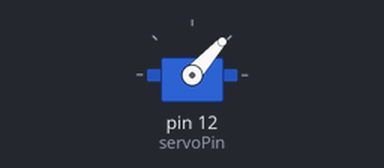
This program was run on a simulated Raspberry Pi (header pin numbers). On the bench: servo. Servo angles are drawn from the pulse width (0.5 ms = 0°, 2.5 ms = 180°); what the program prints to the terminal is not drawn.

Above: at 0.05 s.
At 0.4 s:
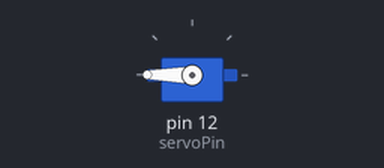
At 0.8 s:
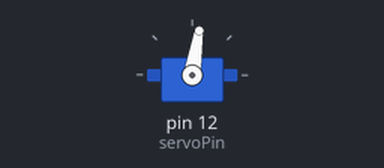
At 1.35 s:
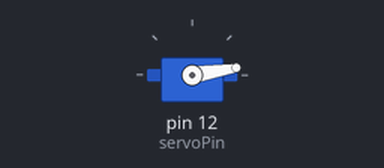
Timing chart, 0 to 3.1 s (numbered marks = the images above):
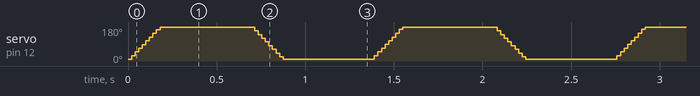

The program:

sweep.py
```python
import RPi.GPIO as GPIO
import time

OFFSET_DUTY = 0.5
SERVO_MIN_DUTY = 2.5 + OFFSET_DUTY
SERVO_MAX_DUTY = 12.5 + OFFSET_DUTY
servoPin = 12

def map(value, fromLow, fromHigh, toLow, toHigh):
	return (toHigh - toLow) * (value - fromLow) / (fromHigh - fromLow) + toLow

def setup():
	print('Program starting')
	global p
	GPIO.setmode(GPIO.BOARD)
	GPIO.setup(servoPin, GPIO.OUT)
	GPIO.output(servoPin, GPIO.LOW)

	p = GPIO.PWM(servoPin, 50) #set frequency to 50Hz
	p.start(0)

def servoWrite(angle):
	if(angle < 0):
		angle = 0
	elif(angle > 180):
		angle = 180
	p.ChangeDutyCycle(map(angle, 0, 180, SERVO_MIN_DUTY, SERVO_MAX_DUTY))

def loop():
	while True:
		for dc in range(0, 181, 1):
			servoWrite(dc)
			time.sleep(0.001)
		time.sleep(0.5)

		for dc in range(180, -1, -1):
			servoWrite(dc)
			time.sleep(0.001)
		time.sleep(0.5)

def destroy():
	p.stop()
	GPIO.cleanup()

if __name__ == '__main__':
	setup()
	try:
		loop()
	except KeyboardInterrupt:
		destroy()
```
